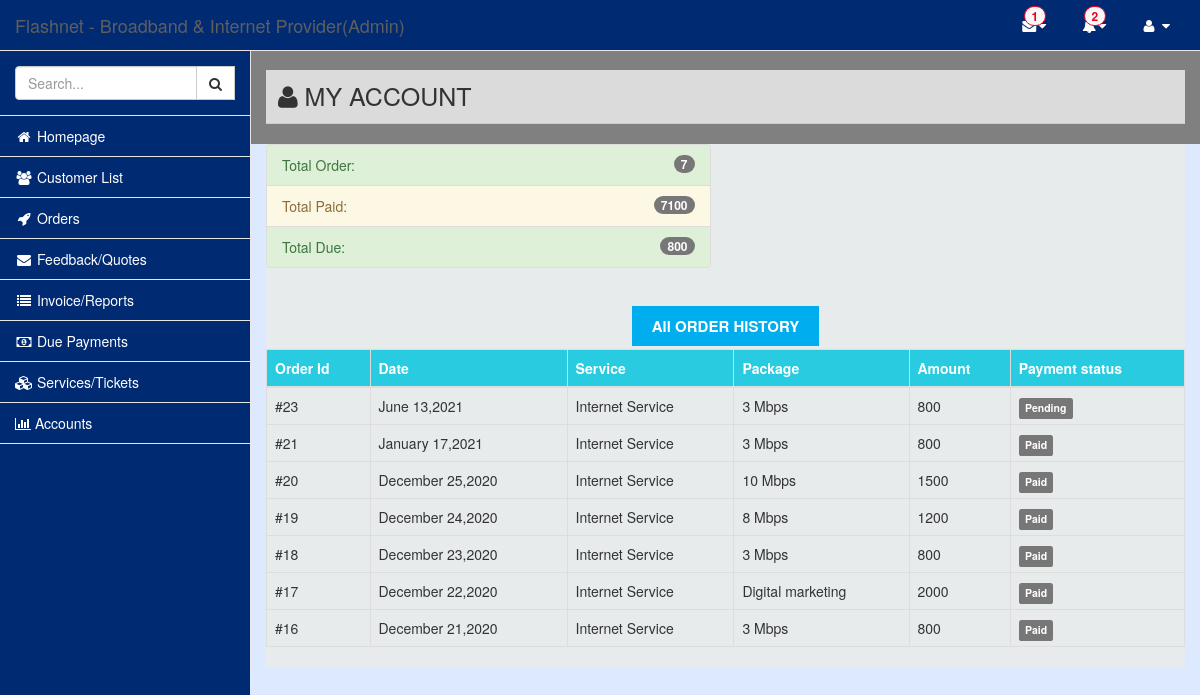
/admin/my-account.php (signed in), run on the app's committed database.
### tables this page shows
CREATE TABLE `customer_orders` (
  `id` int(11) NOT NULL,
  `date` datetime NOT NULL,
  `username` varchar(90) NOT NULL,
  `ad_manager_id` varchar(900) NOT NULL,
  `service_type` int(11) NOT NULL,
  `package` int(11) NOT NULL,
  `amount` int(11) NOT NULL,
  `payment_id` varchar(20) NOT NULL,
  `rm` int(11) NOT NULL,
  `status` int(11) NOT NULL
);

### pages/includes/functions.php (called while the page is built, shortened)
<?php
	function get_order_history1($extra_sql=true) {
		global $conn;
		$get = "SELECT * FROM customer_orders ";
		$get.= "WHERE  ";
		$get.= " ".$extra_sql." ";
		$get.= "ORDER BY id DESC";
		$result = $conn->query($get);
		return $result;
	}
	function switch_service($service_type) {
		switch($service_type) {
			case 1: return 'Internet Service'; break;
		}
	}
	function switch_package($package){
		switch($package) {
			case 2: return '3 Mbps'; break;
			case 4: return '8 Mbps'; break;
			case 7: return '10 Mbps'; break;
			case 8: return 'Digital marketing'; break;
		}
	}
	function switch_status($status, $index){
		switch($status) {
			case 1: $oarray= array('rm'=>'Unseen', 'payment'=>'Pending');return $oarray[$index]; break;
			case 3: $oarray= array('rm'=>'Added', 'payment'=>'Paid');return $oarray[$index]; break;
		}
	}
	function user_at_a_glance1($index) {
		$user_orders = get_order_history1();
		$user_orders_paid = get_order_history1("status = '3'");
		$user_orders_rm_placed = get_order_history1("status != '1'");
		$total_rm = 0; $total_paid = 0; $total_payable = 0; $total_rm_placed_amount = 0;
		foreach($user_orders as $value) $total_payable = $total_payable + $value['amount'];
		foreach($user_orders_paid as $value) $total_paid = $total_paid + $value['amount'];
		foreach($user_orders_rm_placed as $value){
			$total_rm = $total_rm + $value['rm'];
			$total_rm_placed_amount = $total_rm_placed_amount + $value['amount'];
		}
		switch($index) {
			case 'total_order': return $user_orders->num_rows; break;
			case 'total_paid':  return $total_paid; break;
			case 'total_due': return $total_payable-$total_paid; break;
		}
	}

### admin/my-account.php (the view, shortened to what this page needs)
<?php
	include "includes/config.php";
	require_once "../pages/includes/functions.php";
?>
<?php include "includes/header.php"; ?>
<div id="page-wrapper">
<div class="row" style="background-color:#e7ebec;">
	<div class="row" style="background-color:grey;">
		<div class="col-lg-12">
			<h2 class="page-header"><i class="fa fa-user"></i> MY ACCOUNT</h2>
		</div>
	</div>
<?php if(!isset($_GET['update_profic'])){ ?>
	<div class="row">
		<div class="col-lg-6 col-md-6" >
			<ul class="list-group">
				<li class="list-group-item list-group-item-success">Total Order: <span class="badge"><?= user_at_a_glance1( 'total_order') ?></span></li>
				<li class="list-group-item list-group-item-warning">Total Paid: <span class="badge"><?= user_at_a_glance1('total_paid') ?></span></li>
				<li class="list-group-item list-group-item-success">Total Due: <span class="badge"><?= user_at_a_glance1( 'total_due') ?></span></li>
			</ul>
		</div>
	</div>
	<?php
		$result_orders = get_order_history1();
		if($result_orders->num_rows > 0) {
	?>
	<div class="row">
		<div class="col-lg-12">
			<div class="order-history-title"><span>All ORDER HISTORY</span></div>
			<div class="table-responsive">
				<table class="table table-bordered table-hover">
					<thead>
						<tr>
							<th>Order Id</th>
							<th>Date</th>
							<th>Service</th>
							<th>Package</th>
							<th>Amount</th>
							<th>Payment status</th>
						</tr>
					</thead>
					<tbody>
					<?php while($row_orders = $result_orders->fetch_array()) { ?>
						<tr>
							<td>#<?= $row_orders['id'] ?></td>
							<td><?= date('F j,Y', strtotime($row_orders['date'])) ?></td>
							<td><?= switch_service($row_orders['service_type']) ?></td>
							<td>
								<?= switch_package($row_orders['package']) ?>
							</td>
							<td><?= $row_orders['amount'] ?></td>
							<td><span class="label label-default"> <?= switch_status($row_orders['status'], 'payment') ?></span></td>
						</tr>
					<?php } ?>
					</tbody>
				</table>
			</div>
		</div>
	</div>
	<?php
		}
	?>
<?php } ?>
</div>
<?php
	include "includes/footer.php";
?>

### data on the page
customer_orders: package "7", id "20", date "December 25,2020", service_type "Internet Service", package "10 Mbps", amount "1500", status "Paid"
customer_orders: id "23", date "June 13,2021", service_type "Internet Service", package "3 Mbps", amount "800", status "Pending"
customer_orders: id "21", date "January 17,2021", service_type "Internet Service", package "3 Mbps", amount "800", status "Paid"
customer_orders: id "19", date "December 24,2020", service_type "Internet Service", package "8 Mbps", amount "1200", status "Paid"
customer_orders: id "18", date "December 23,2020", service_type "Internet Service", package "3 Mbps", amount "800", status "Paid"
customer_orders: id "17", date "December 22,2020", service_type "Internet Service", package "Digital marketing", amount "2000", status "Paid"
customer_orders: id "16", date "December 21,2020", service_type "Internet Service", package "3 Mbps", amount "800", status "Paid"

### other printed values
$total_unread_message "1"
$total_notification "2"
user_at_a_glance1('total_paid') "7100"
user_at_a_glance1( 'total_due') "800"
